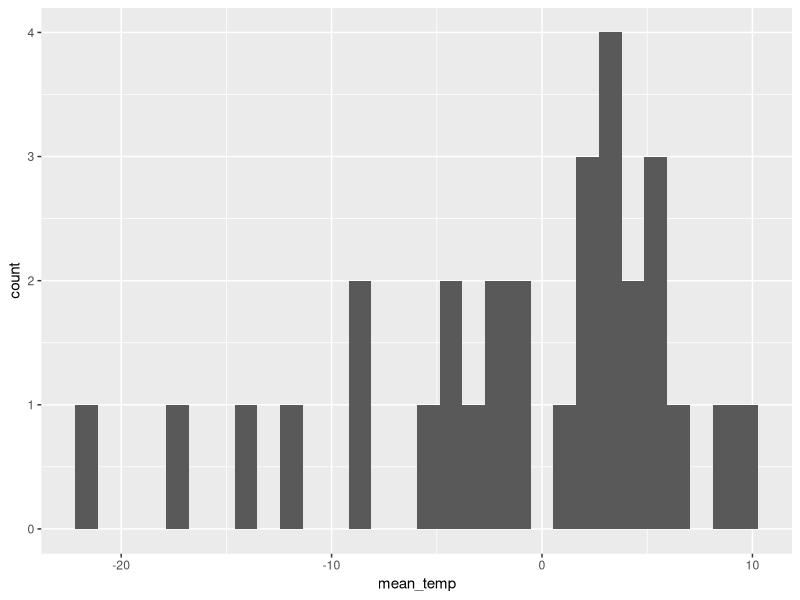
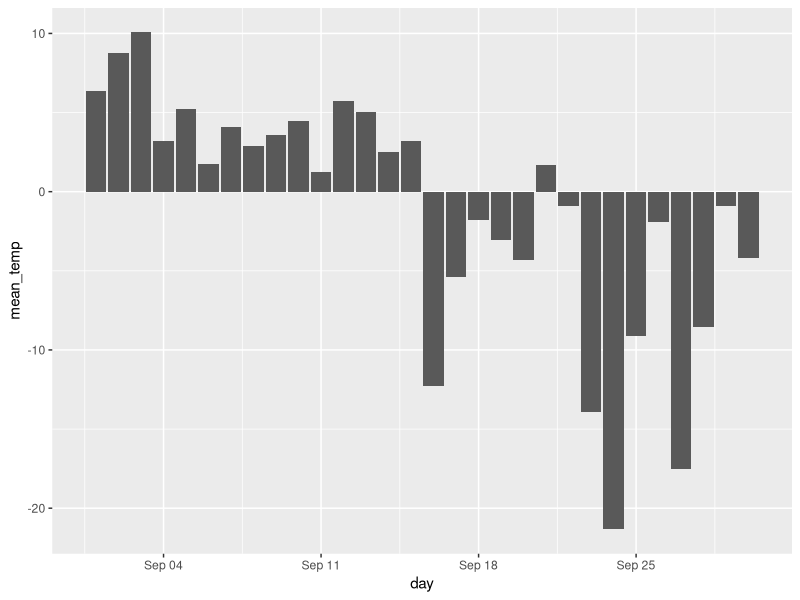

Write R code to recreate these figures, in order.
## ---- chunk 1
knitr::opts_chunk$set(echo = TRUE)
## ---- chunk 2

library(dplyr)
library(tidyr)
library(ggplot2)
library(readr) 
library(lubridate)

## ---- chunk 3

NEON_SOIL_CPER_1 <-read_csv("NEON_SOIL_CPER_1.csv")

NEON_SOIL_CPER_2 <-read_csv("NEON_SOIL_CPER_2.csv")

NEON_SOIL_CPER_3 <-read_csv("NEON_SOIL_CPER_1.csv")

## ---- chunk 4

neon_soil_cper_total <- bind_rows(NEON_SOIL_CPER_1, NEON_SOIL_CPER_2, NEON_SOIL_CPER_3)

summary(neon_soil_cper_total)

## ---- chunk 5

neon_SOIL_CPER_TOTAL_DAY <- neon_soil_cper_total %>%
  mutate(day = floor_date(startDateTime, unit = "day"))

summary(neon_SOIL_CPER_TOTAL_DAY)

## ---- chunk 6

neon_SOIL_CPER_TOTAL_DAY %>% 
  group_by(day) %>% 
  summarize(mean_temp = mean(SHFMean)) 

## ---- chunk 7
neon_SOIL_CPER_TOTAL_DAY %>% 
  group_by(day) %>% 
  summarize(mean_temp = mean(SHFMean)) %>% 
  ggplot(aes(x=mean_temp))+
  geom_histogram()

## ---- chunk 8

neon_SOIL_CPER_TOTAL_DAY %>% 
  group_by(day) %>% 
  summarize(mean_temp = mean(SHFMean), standard_error = sd(mean_temp)/sqrt(n())) %>% 
  ggplot(aes(x=day, y=mean_temp))+
  geom_col()+
  geom_errorbar(aes(ymin = mean_temp - standard_error, ymax = mean_temp + standard_error), width = .8)


